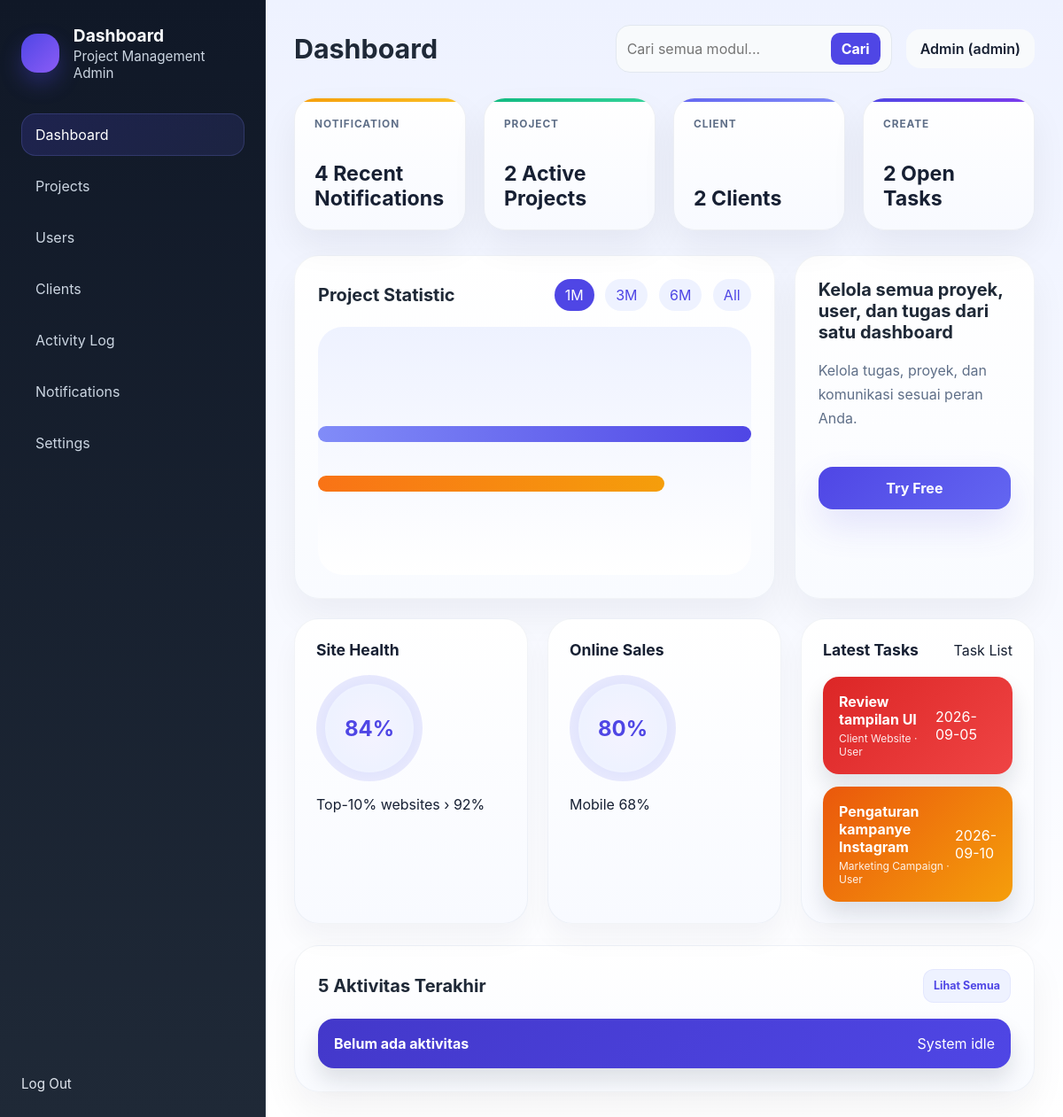
/dashboard.php (signed in), run on the app's committed database.
### tables this page shows
CREATE TABLE IF NOT EXISTS tasks (
    id INT AUTO_INCREMENT PRIMARY KEY,
    project_id INT NOT NULL,
    title VARCHAR(150) NOT NULL,
    description TEXT,
    assigned_user_id INT NOT NULL,
    status VARCHAR(50) NOT NULL DEFAULT 'Pending',
    due_date DATE NULL,
    created_at TIMESTAMP DEFAULT CURRENT_TIMESTAMP,
    FOREIGN KEY (project_id) REFERENCES projects(id) ON DELETE CASCADE,
    FOREIGN KEY (assigned_user_id) REFERENCES users(id) ON DELETE CASCADE
);

### db.php (called while the page is built, shortened)
<?php
$config = require __DIR__ . '/config.php';
function normalizeUserRole($role)
{
    $role = strtolower(trim((string) $role));
    return $role;
}
function isAdminRole($role)
{
    return normalizeUserRole($role) === 'admin';
}
function db()
{
    static $pdo = null;
    if ($pdo === null) {
        global $config;
        if (!empty($config['db_socket'])) {
            $dsn = sprintf(
                'mysql:dbname=%s;charset=%s;unix_socket=%s',
                $config['db_name'],
                $config['db_charset'],
                $config['db_socket']
            );
        }
        $pdo = new PDO($dsn, $config['db_user'], $config['db_pass'], [
            PDO::ATTR_ERRMODE => PDO::ERRMODE_EXCEPTION,
            PDO::ATTR_DEFAULT_FETCH_MODE => PDO::FETCH_ASSOC,
        ]);
    }
    return $pdo;
}
function fetchAll($sql, $params = [])
{
    $stmt = db()->prepare($sql);
    $stmt->execute($params);
    return $stmt->fetchAll();
}
function fetchOne($sql, $params = [])
{
    $stmt = db()->prepare($sql);
    $stmt->execute($params);
    return $stmt->fetch();
}

### dashboard.php (the view, shortened to what this page needs)
<?php
require_once __DIR__ . '/db.php';
$user = $_SESSION['user'];
$userRole = normalizeUserRole($user['role'] ?? '');
$isAdmin = isAdminRole($userRole);
$taskCount = 0;
$taskPending = 0;
$taskCompleted = 0;
$totalProjects = (int)(fetchOne('SELECT COUNT(*) AS count FROM projects')['count'] ?? 0);
$totalTasks = (int)(fetchOne('SELECT COUNT(*) AS count FROM tasks')['count'] ?? 0);
$totalClients = (int)(fetchOne('SELECT COUNT(*) AS count FROM clients')['count'] ?? 0);
$totalNotifications = (int)(fetchOne('SELECT COUNT(*) AS count FROM notifications')['count'] ?? 0);
$notificationCount = $isAdmin ? $totalNotifications : (int)(fetchOne('SELECT COUNT(*) AS count FROM notifications WHERE user_id = :uid', [':uid' => $user['id']])['count'] ?? 0);
$projectCount = $isAdmin ? $totalProjects : $taskCount;
$clientCount = $isAdmin ? $totalClients : $taskPending;
$createCount = $isAdmin ? $totalTasks : $taskCompleted;
$globalSearch = trim((string)($_GET['q'] ?? ''));
$stats = [
    'notification' => $isAdmin ? "$notificationCount Recent Notifications" : "$notificationCount Recent Notifications",
    'project' => $isAdmin ? "$projectCount Active Projects" : ($taskCount ? "$taskCount My Tasks" : 'No Tasks Assigned'),
    'client' => $isAdmin ? "$clientCount Clients" : "$taskPending Pending",
    'create' => $isAdmin ? "$createCount Open Tasks" : "$taskCompleted Completed",
];
$chartLabel = $isAdmin ? 'Project Statistic' : 'Progress Overview';
$taskTitle = $isAdmin ? 'Latest Tasks' : 'Daily Task';
if ($isAdmin) {
    $taskItems = fetchAll(
        'SELECT t.title, t.status, p.name AS project_name, u.name AS assignee_name, t.due_date FROM tasks t LEFT JOIN projects p ON p.id = t.project_id LEFT JOIN users u ON u.id = t.assigned_user_id ORDER BY t.created_at DESC LIMIT 4'
    );
    $taskItems = array_map(function ($task) {
        $color = 'blue';
        if ($task['status'] === 'Completed') $color = 'green';
        elseif ($task['status'] === 'In Progress') $color = 'yellow';
        elseif ($task['status'] === 'Pending') $color = 'red';
        return [
            'title' => $task['title'],
            'time' => $task['due_date'] ?: 'No date',
            'color' => $color,
            'meta' => $task['project_name'] . ' · ' . $task['assignee_name'],
        ];
    }, $taskItems);
}
$summaryTitle = $isAdmin ? 'Kelola semua proyek, user, dan tugas dari satu dashboard' : 'Lihat ringkasan pekerjaan dan tugas Anda';
$recentActivities = fetchAll(
    'SELECT al.*, u.name AS actor_name FROM activity_logs al LEFT JOIN users u ON u.id = al.user_id ORDER BY al.created_at DESC LIMIT 5'
);
?>
<!DOCTYPE html>
<html lang="id">
<head>
    <link rel="stylesheet" href="assets/css/style.css">
</head>
<body>
    <div class="app-shell">
        <aside class="sidebar">
            <div class="logo">
                <div class="logo-mark"></div>
                <div>
                    <strong>Dashboard</strong>
                    <p>Project Management Admin</p>
                </div>
            </div>
            <nav class="menu">
                <a class="menu-item active" href="dashboard.php">Dashboard</a>
                <?php if ($isAdmin): ?>
                    <a class="menu-item" href="projects.php">Projects</a>
                    <a class="menu-item" href="users.php">Users</a>
                    <a class="menu-item" href="client.php">Clients</a>
                    <a class="menu-item" href="activity_logs.php">Activity Log</a>
                    <a class="menu-item" href="notifications.php">Notifications</a>
                    <a class="menu-item" href="settings.php">Settings</a>
                <?php endif; ?>
            </nav>
            <div class="sidebar-footer">
                <a href="logout.php">Log Out</a>
            </div>
        </aside>
        <main class="main-content">
            <header class="topbar">
                <div class="page-title">
                    <h2>Dashboard</h2>
                </div>
                <div class="top-right">
                    <form class="global-search-form" method="get" action="dashboard.php">
                        <input type="search" name="q" value="<?php echo htmlspecialchars($globalSearch); ?>" placeholder="Cari semua modul...">
                        <button type="submit">Cari</button>
                    </form>
                    <div class="profile">
                        <span><?php echo htmlspecialchars($user['name']); ?> (<?php echo htmlspecialchars($user['role']); ?>)</span>
                    </div>
                </div>
            </header>
            <section class="overview-cards">
                <?php foreach ($stats as $key => $text): ?>
                    <article class="card <?php echo $key; ?>">
                        <span><?php echo ucfirst($key); ?></span>
                        <strong><?php echo htmlspecialchars($text); ?></strong>
                    </article>
                <?php endforeach; ?>
            </section>
            <section class="content-grid">
                <div class="panel chart-panel">
                    <div class="panel-header">
                        <h3><?php echo $chartLabel; ?></h3>
                        <div class="periods">
                            <button class="active">1M</button>
                            <button>3M</button>
                            <button>6M</button>
                            <button>All</button>
                        </div>
                    </div>
                    <div class="chart-box">
                        <div class="chart-line chart-line-1"></div>
                        <div class="chart-line chart-line-2"></div>
                    </div>
                </div>
                <div class="panel summary-panel">
                    <h3><?php echo htmlspecialchars($summaryTitle); ?></h3>
                    <p>Kelola tugas, proyek, dan komunikasi sesuai peran Anda.</p>
                    <button class="btn-primary">Try Free</button>
                </div>
            </section>
            <section class="secondary-grid">
                <div class="small-card">
                    <h4>Site Health</h4>
                    <div class="progress-circle">
                        <span>84%</span>
                    </div>
                    <p>Top-10% websites › 92%</p>
                </div>
                <div class="small-card">
                    <h4>Online Sales</h4>
                    <div class="progress-ring">
                        <span>80%</span>
                    </div>
                    <p>Mobile 68%</p>
                </div>
                <div class="task-board">
                    <div class="task-header">
                        <h4><?php echo htmlspecialchars($taskTitle); ?></h4>
                        <span>Task List</span>
                    </div>
                    <div class="task-list">
                        <?php if (empty($taskItems)): ?>
                            <div class="task-item blue">
                                <strong>Tidak ada tugas</strong>
                                <span>Belum ada data</span>
                            </div>
                        <?php else: ?>
                            <?php foreach ($taskItems as $task): ?>
                                <div class="task-item <?php echo $task['color']; ?>">
                                    <div style="display:flex; flex-direction:column; gap:4px;">
                                        <strong><?php echo htmlspecialchars($task['title']); ?></strong>
                                        <?php if (!empty($task['meta'])): ?>
                                            <span style="font-size:12px; opacity:0.9"><?php echo htmlspecialchars($task['meta']); ?></span>
                                        <?php endif; ?>
                                    </div>
                                    <span><?php echo htmlspecialchars($task['time']); ?></span>
                                </div>
                            <?php endforeach; ?>
                        <?php endif; ?>
                    </div>
                </div>
            </section>
            <?php if ($isAdmin): ?>
                <section class="panel" style="margin-top: 24px;">
                    <div class="panel-header">
                        <h3>5 Aktivitas Terakhir</h3>
                        <a class="button-link" href="activity_logs.php">Lihat Semua</a>
                    </div>
                    <div class="task-list">
                        <?php if (empty($recentActivities)): ?>
                            <div class="task-item blue">
                                <strong>Belum ada aktivitas</strong>
                                <span>System idle</span>
                            </div>
                        <?php endif; ?>
                    </div>
                </section>
            <?php endif; ?>
        </main>
    </div>
</body>
</html>

### data on the page
tasks: title "Review tampilan UI", meta "Client Website · User", due_date "2026-09-05"
tasks: title "Pengaturan kampanye Instagram", meta "Marketing Campaign · User", due_date "2026-09-10"

### other printed values
$user['name'] "Admin"
$user['role'] "admin"
$key "NOTIFICATION"
$text "4 Recent Notifications"
$key "PROJECT"
$text "2 Active Projects"
$key "CLIENT"
$text "2 Clients"
$key "CREATE"
$text "2 Open Tasks"
$chartLabel "Project Statistic"
$summaryTitle "Kelola semua proyek, user, dan tugas dari satu dashboard"
$taskTitle "Latest Tasks"
